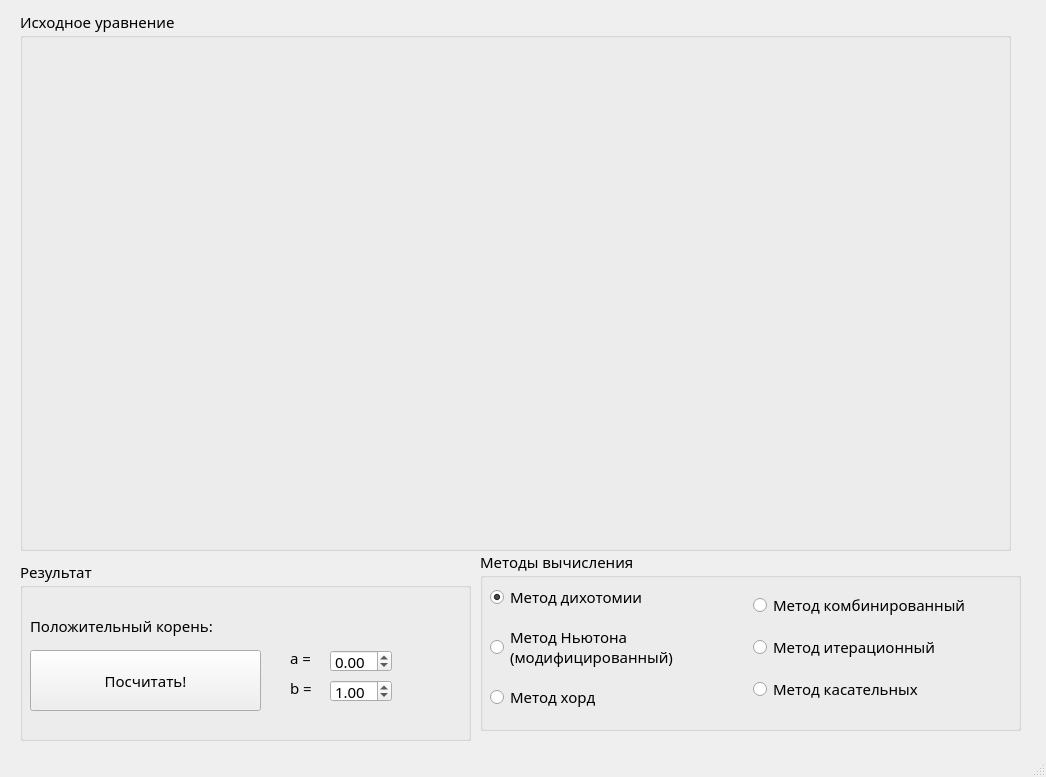
<?xml version="1.0" encoding="UTF-8"?>
<ui version="4.0">
 <class>MainWindow</class>
 <widget class="QMainWindow" name="MainWindow">
  <property name="geometry">
   <rect>
    <x>0</x>
    <y>0</y>
    <width>1046</width>
    <height>777</height>
   </rect>
  </property>
  <property name="minimumSize">
   <size>
    <width>572</width>
    <height>538</height>
   </size>
  </property>
  <property name="maximumSize">
   <size>
    <width>16777215</width>
    <height>23323</height>
   </size>
  </property>
  <property name="font">
   <font>
    <family>Montserrat Medium</family>
    <pointsize>11</pointsize>
   </font>
  </property>
  <property name="windowTitle">
   <string>Лабораторная работа №2</string>
  </property>
  <widget class="QWidget" name="centralwidget">
   <widget class="QGroupBox" name="groupBox_2">
    <property name="geometry">
     <rect>
      <x>20</x>
      <y>10</y>
      <width>991</width>
      <height>541</height>
     </rect>
    </property>
    <property name="title">
     <string>Исходное уравнение</string>
    </property>
    <widget class="QLabel" name="label_2">
     <property name="geometry">
      <rect>
       <x>10</x>
       <y>30</y>
       <width>961</width>
       <height>501</height>
      </rect>
     </property>
     <property name="text">
      <string/>
     </property>
     <property name="pixmap">
      <pixmap>Figure_1.png</pixmap>
     </property>
     <property name="scaledContents">
      <bool>true</bool>
     </property>
    </widget>
   </widget>
   <widget class="QGroupBox" name="groupBox_3">
    <property name="geometry">
     <rect>
      <x>20</x>
      <y>560</y>
      <width>451</width>
      <height>181</height>
     </rect>
    </property>
    <property name="title">
     <string>Результат</string>
    </property>
    <widget class="QPushButton" name="pushButton">
     <property name="geometry">
      <rect>
       <x>10</x>
       <y>90</y>
       <width>231</width>
       <height>61</height>
      </rect>
     </property>
     <property name="font">
      <font>
       <family>Montserrat Medium</family>
       <pointsize>11</pointsize>
      </font>
     </property>
     <property name="text">
      <string>Посчитать!</string>
     </property>
    </widget>
    <widget class="QLabel" name="labelResult">
     <property name="geometry">
      <rect>
       <x>10</x>
       <y>40</y>
       <width>491</width>
       <height>51</height>
      </rect>
     </property>
     <property name="text">
      <string>Положительный корень: </string>
     </property>
    </widget>
    <widget class="QLabel" name="label">
     <property name="geometry">
      <rect>
       <x>270</x>
       <y>90</y>
       <width>55</width>
       <height>16</height>
      </rect>
     </property>
     <property name="text">
      <string>a =</string>
     </property>
    </widget>
    <widget class="QLabel" name="label_3">
     <property name="geometry">
      <rect>
       <x>270</x>
       <y>120</y>
       <width>55</width>
       <height>16</height>
      </rect>
     </property>
     <property name="text">
      <string>b =</string>
     </property>
    </widget>
    <widget class="QDoubleSpinBox" name="doubleSpinBox_a">
     <property name="geometry">
      <rect>
       <x>310</x>
       <y>90</y>
       <width>62</width>
       <height>22</height>
      </rect>
     </property>
     <property name="minimum">
      <double>-99.000000000000000</double>
     </property>
    </widget>
    <widget class="QDoubleSpinBox" name="doubleSpinBox_b">
     <property name="geometry">
      <rect>
       <x>310</x>
       <y>120</y>
       <width>62</width>
       <height>22</height>
      </rect>
     </property>
     <property name="minimum">
      <double>-99.000000000000000</double>
     </property>
     <property name="value">
      <double>1.000000000000000</double>
     </property>
    </widget>
   </widget>
   <widget class="QGroupBox" name="groupBox">
    <property name="geometry">
     <rect>
      <x>480</x>
      <y>550</y>
      <width>541</width>
      <height>181</height>
     </rect>
    </property>
    <property name="title">
     <string>Методы вычисления</string>
    </property>
   </widget>
   <widget class="QWidget" name="layoutWidget">
    <property name="geometry">
     <rect>
      <x>490</x>
      <y>583</y>
      <width>520</width>
      <height>128</height>
     </rect>
    </property>
    <layout class="QGridLayout" name="gridLayout">
     <item row="0" column="0">
      <widget class="QRadioButton" name="radioButtonBinary">
       <property name="text">
        <string>Метод дихотомии</string>
       </property>
       <property name="checkable">
        <bool>true</bool>
       </property>
       <property name="checked">
        <bool>true</bool>
       </property>
      </widget>
     </item>
     <item row="0" column="1" rowspan="2">
      <widget class="QRadioButton" name="radioButtonCombined">
       <property name="text">
        <string>Метод комбинированный</string>
       </property>
      </widget>
     </item>
     <item row="1" column="0" rowspan="3">
      <widget class="QRadioButton" name="radioButtonNewtonModified">
       <property name="text">
        <string>Метод Ньютона 
(модифицированный)</string>
       </property>
      </widget>
     </item>
     <item row="2" column="1">
      <widget class="QRadioButton" name="radioButtonIterated">
       <property name="text">
        <string>Метод итерационный</string>
       </property>
      </widget>
     </item>
     <item row="3" column="1" rowspan="2">
      <widget class="QRadioButton" name="radioButtonTangents">
       <property name="text">
        <string>Метод касательных</string>
       </property>
      </widget>
     </item>
     <item row="4" column="0">
      <widget class="QRadioButton" name="radioButtonChord">
       <property name="text">
        <string>Метод хорд</string>
       </property>
      </widget>
     </item>
    </layout>
   </widget>
  </widget>
  <widget class="QMenuBar" name="menubar">
   <property name="geometry">
    <rect>
     <x>0</x>
     <y>0</y>
     <width>1046</width>
     <height>26</height>
    </rect>
   </property>
  </widget>
  <widget class="QStatusBar" name="statusbar"/>
 </widget>
 <resources/>
 <connections/>
</ui>
